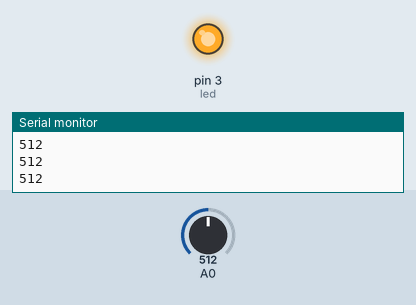
Simulated run of this sketch. Board: Arduino Uno, built with avr-gcc and run on an emulated ATmega328P. Shown: output pins drawn as LEDs (lit = HIGH), the last lines printed to the serial monitor. The inputs (shaded band) are chosen by the test bench; at power-on: A0 = 512.

Above: at 1.2 s.
1.3 s: A0 set to 787
2.8 s: A0 set to 809
At 4.1 s:
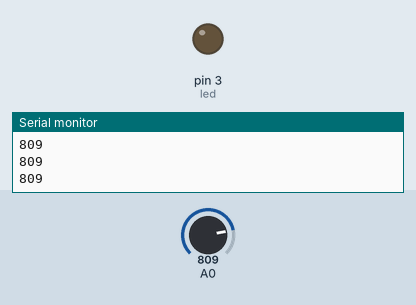
4.4 s: A0 set to 790
At 5.7 s:
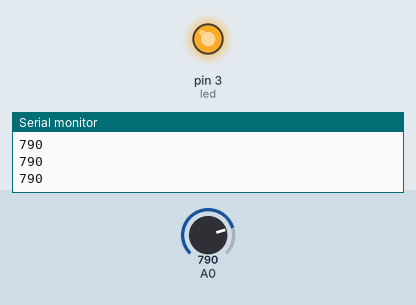
6.0 s: A0 set to 810
At 7.0 s:
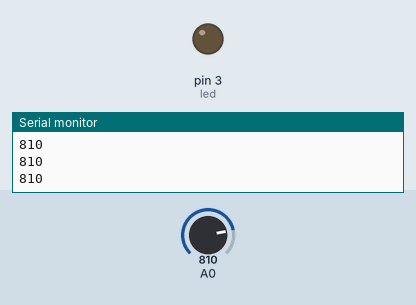
Timing chart, 0 to 8.6 s (numbered marks = the images above; inputs shaded):
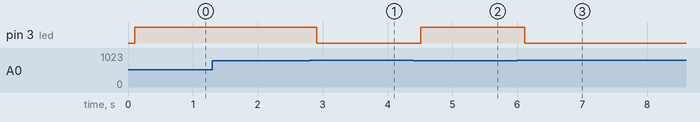

The sketch:

isik_sensoru.ino
```cpp
#define led 3


void setup() {
  pinMode(led,OUTPUT);
  Serial.begin(9600);

}

void loop() {
  int isik= analogRead(A0);
 Serial.println(isik);
 delay(100);

// if(isik>800){
//  digitalWrite(led,LOW);
//  }
// if(isik<700){
// digitalWrite(led,HIGH);
// }
// aynı gorevı goruyor

 if(isik>800)
  digitalWrite(led,LOW);
 else
 digitalWrite(led,HIGH);


}
```

Measured:
- the behaviour switches between 800 and 801 on A0 (found by bisection; images 0 and 1)
- after the input at 2.8 s, pin 3 (led): HIGH → LOW after 0.11 s
- after the input at 4.4 s, pin 3 (led): LOW → HIGH after 0.11 s
- after the input at 6.0 s, pin 3 (led): HIGH → LOW after 0.12 s
